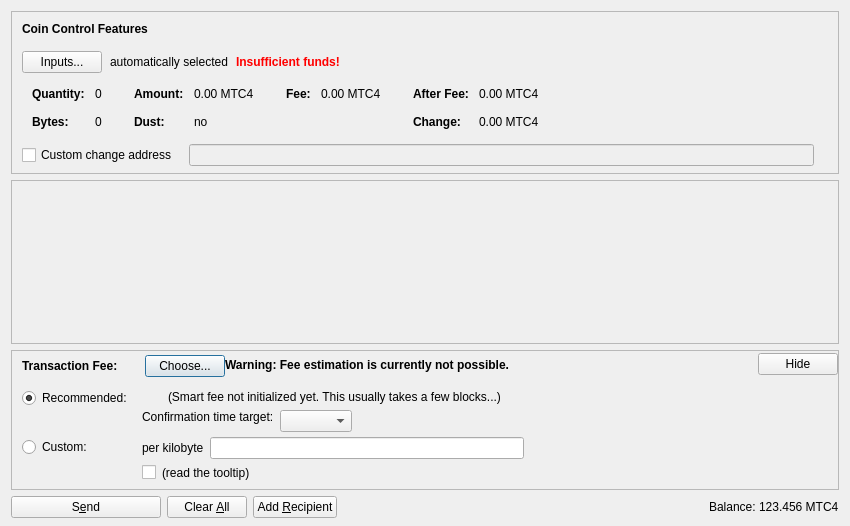
<?xml version="1.0" encoding="UTF-8"?>
<ui version="4.0">
 <class>SendCoinsDialog</class>
 <widget class="QDialog" name="SendCoinsDialog">
  <property name="geometry">
   <rect>
    <x>0</x>
    <y>0</y>
    <width>850</width>
    <height>526</height>
   </rect>
  </property>
  <property name="windowTitle">
   <string>Send Coins</string>
  </property>
  <layout class="QVBoxLayout" name="verticalLayout" stretch="0,1,0,0">
   <property name="bottomMargin">
    <number>8</number>
   </property>
   <item>
    <widget class="QFrame" name="frameCoinControl">
     <property name="sizePolicy">
      <sizepolicy hsizetype="Expanding" vsizetype="Expanding">
       <horstretch>0</horstretch>
       <verstretch>0</verstretch>
      </sizepolicy>
     </property>
     <property name="maximumSize">
      <size>
       <width>16777215</width>
       <height>16777215</height>
      </size>
     </property>
     <property name="frameShape">
      <enum>QFrame::StyledPanel</enum>
     </property>
     <property name="frameShadow">
      <enum>QFrame::Sunken</enum>
     </property>
     <layout class="QVBoxLayout" name="verticalLayoutCoinControl2">
      <property name="spacing">
       <number>0</number>
      </property>
      <property name="leftMargin">
       <number>0</number>
      </property>
      <property name="topMargin">
       <number>0</number>
      </property>
      <property name="rightMargin">
       <number>0</number>
      </property>
      <property name="bottomMargin">
       <number>6</number>
      </property>
      <item>
       <layout class="QVBoxLayout" name="verticalLayoutCoinControl" stretch="0,0,0,0,1">
        <property name="spacing">
         <number>0</number>
        </property>
        <property name="leftMargin">
         <number>10</number>
        </property>
        <property name="topMargin">
         <number>10</number>
        </property>
        <item>
         <layout class="QHBoxLayout" name="horizontalLayoutCoinControl1">
          <property name="bottomMargin">
           <number>15</number>
          </property>
          <item>
           <widget class="QLabel" name="labelCoinControlFeatures">
            <property name="sizePolicy">
             <sizepolicy hsizetype="Preferred" vsizetype="Maximum">
              <horstretch>0</horstretch>
              <verstretch>0</verstretch>
             </sizepolicy>
            </property>
            <property name="font">
             <font>
              <weight>75</weight>
              <bold>true</bold>
             </font>
            </property>
            <property name="styleSheet">
             <string notr="true">font-weight:bold;</string>
            </property>
            <property name="text">
             <string>Coin Control Features</string>
            </property>
           </widget>
          </item>
         </layout>
        </item>
        <item>
         <layout class="QHBoxLayout" name="horizontalLayoutCoinControl2" stretch="0,0,0,0">
          <property name="spacing">
           <number>8</number>
          </property>
          <property name="bottomMargin">
           <number>10</number>
          </property>
          <item>
           <widget class="QPushButton" name="pushButtonCoinControl">
            <property name="styleSheet">
             <string notr="true"/>
            </property>
            <property name="text">
             <string>Inputs...</string>
            </property>
            <property name="autoDefault">
             <bool>false</bool>
            </property>
           </widget>
          </item>
          <item>
           <widget class="QLabel" name="labelCoinControlAutomaticallySelected">
            <property name="text">
             <string>automatically selected</string>
            </property>
            <property name="margin">
             <number>5</number>
            </property>
           </widget>
          </item>
          <item>
           <widget class="QLabel" name="labelCoinControlInsuffFunds">
            <property name="font">
             <font>
              <weight>75</weight>
              <bold>true</bold>
             </font>
            </property>
            <property name="styleSheet">
             <string notr="true">color:red;font-weight:bold;</string>
            </property>
            <property name="text">
             <string>Insufficient funds!</string>
            </property>
            <property name="margin">
             <number>5</number>
            </property>
           </widget>
          </item>
          <item>
           <spacer name="horizontalSpacerCoinControl">
            <property name="orientation">
             <enum>Qt::Horizontal</enum>
            </property>
            <property name="sizeHint" stdset="0">
             <size>
              <width>40</width>
              <height>1</height>
             </size>
            </property>
           </spacer>
          </item>
         </layout>
        </item>
        <item>
         <widget class="QWidget" name="widgetCoinControl" native="true">
          <property name="sizePolicy">
           <sizepolicy hsizetype="Preferred" vsizetype="Preferred">
            <horstretch>0</horstretch>
            <verstretch>0</verstretch>
           </sizepolicy>
          </property>
          <property name="minimumSize">
           <size>
            <width>0</width>
            <height>0</height>
           </size>
          </property>
          <property name="styleSheet">
           <string notr="true"/>
          </property>
          <layout class="QHBoxLayout" name="horizontalLayoutCoinControl5">
           <property name="leftMargin">
            <number>0</number>
           </property>
           <property name="topMargin">
            <number>0</number>
           </property>
           <property name="rightMargin">
            <number>0</number>
           </property>
           <property name="bottomMargin">
            <number>0</number>
           </property>
           <item>
            <layout class="QHBoxLayout" name="horizontalLayoutCoinControl3" stretch="0,0,0,1">
             <property name="spacing">
              <number>20</number>
             </property>
             <property name="topMargin">
              <number>0</number>
             </property>
             <property name="bottomMargin">
              <number>10</number>
             </property>
             <item>
              <layout class="QFormLayout" name="formLayoutCoinControl1">
               <property name="horizontalSpacing">
                <number>10</number>
               </property>
               <property name="verticalSpacing">
                <number>14</number>
               </property>
               <property name="leftMargin">
                <number>10</number>
               </property>
               <property name="topMargin">
                <number>4</number>
               </property>
               <property name="rightMargin">
                <number>6</number>
               </property>
               <item row="0" column="0">
                <widget class="QLabel" name="labelCoinControlQuantityText">
                 <property name="font">
                  <font>
                   <weight>75</weight>
                   <bold>true</bold>
                  </font>
                 </property>
                 <property name="text">
                  <string>Quantity:</string>
                 </property>
                 <property name="margin">
                  <number>0</number>
                 </property>
                </widget>
               </item>
               <item row="0" column="1">
                <widget class="QLabel" name="labelCoinControlQuantity">
                 <property name="cursor">
                  <cursorShape>IBeamCursor</cursorShape>
                 </property>
                 <property name="contextMenuPolicy">
                  <enum>Qt::ActionsContextMenu</enum>
                 </property>
                 <property name="text">
                  <string notr="true">0</string>
                 </property>
                 <property name="margin">
                  <number>0</number>
                 </property>
                 <property name="textInteractionFlags">
                  <set>Qt::LinksAccessibleByMouse|Qt::TextSelectableByKeyboard|Qt::TextSelectableByMouse</set>
                 </property>
                </widget>
               </item>
               <item row="1" column="0">
                <widget class="QLabel" name="labelCoinControlBytesText">
                 <property name="font">
                  <font>
                   <weight>75</weight>
                   <bold>true</bold>
                  </font>
                 </property>
                 <property name="text">
                  <string>Bytes:</string>
                 </property>
                </widget>
               </item>
               <item row="1" column="1">
                <widget class="QLabel" name="labelCoinControlBytes">
                 <property name="cursor">
                  <cursorShape>IBeamCursor</cursorShape>
                 </property>
                 <property name="contextMenuPolicy">
                  <enum>Qt::ActionsContextMenu</enum>
                 </property>
                 <property name="text">
                  <string notr="true">0</string>
                 </property>
                 <property name="textInteractionFlags">
                  <set>Qt::LinksAccessibleByMouse|Qt::TextSelectableByKeyboard|Qt::TextSelectableByMouse</set>
                 </property>
                </widget>
               </item>
              </layout>
             </item>
             <item>
              <layout class="QFormLayout" name="formLayoutCoinControl2">
               <property name="horizontalSpacing">
                <number>10</number>
               </property>
               <property name="verticalSpacing">
                <number>14</number>
               </property>
               <property name="leftMargin">
                <number>6</number>
               </property>
               <property name="topMargin">
                <number>4</number>
               </property>
               <property name="rightMargin">
                <number>6</number>
               </property>
               <item row="0" column="0">
                <widget class="QLabel" name="labelCoinControlAmountText">
                 <property name="font">
                  <font>
                   <weight>75</weight>
                   <bold>true</bold>
                  </font>
                 </property>
                 <property name="text">
                  <string>Amount:</string>
                 </property>
                 <property name="margin">
                  <number>0</number>
                 </property>
                </widget>
               </item>
               <item row="0" column="1">
                <widget class="QLabel" name="labelCoinControlAmount">
                 <property name="cursor">
                  <cursorShape>IBeamCursor</cursorShape>
                 </property>
                 <property name="contextMenuPolicy">
                  <enum>Qt::ActionsContextMenu</enum>
                 </property>
                 <property name="text">
                  <string notr="true">0.00 MTC4</string>
                 </property>
                 <property name="textInteractionFlags">
                  <set>Qt::LinksAccessibleByMouse|Qt::TextSelectableByKeyboard|Qt::TextSelectableByMouse</set>
                 </property>
                </widget>
               </item>
               <item row="1" column="0">
                <widget class="QLabel" name="labelCoinControlLowOutputText">
                 <property name="font">
                  <font>
                   <weight>75</weight>
                   <bold>true</bold>
                  </font>
                 </property>
                 <property name="text">
                  <string>Dust:</string>
                 </property>
                </widget>
               </item>
               <item row="1" column="1">
                <widget class="QLabel" name="labelCoinControlLowOutput">
                 <property name="cursor">
                  <cursorShape>IBeamCursor</cursorShape>
                 </property>
                 <property name="contextMenuPolicy">
                  <enum>Qt::ActionsContextMenu</enum>
                 </property>
                 <property name="text">
                  <string notr="true">no</string>
                 </property>
                 <property name="textInteractionFlags">
                  <set>Qt::LinksAccessibleByMouse|Qt::TextSelectableByKeyboard|Qt::TextSelectableByMouse</set>
                 </property>
                </widget>
               </item>
              </layout>
             </item>
             <item>
              <layout class="QFormLayout" name="formLayoutCoinControl3">
               <property name="horizontalSpacing">
                <number>10</number>
               </property>
               <property name="verticalSpacing">
                <number>14</number>
               </property>
               <property name="leftMargin">
                <number>6</number>
               </property>
               <property name="topMargin">
                <number>4</number>
               </property>
               <property name="rightMargin">
                <number>6</number>
               </property>
               <item row="0" column="0">
                <widget class="QLabel" name="labelCoinControlFeeText">
                 <property name="font">
                  <font>
                   <weight>75</weight>
                   <bold>true</bold>
                  </font>
                 </property>
                 <property name="text">
                  <string>Fee:</string>
                 </property>
                 <property name="margin">
                  <number>0</number>
                 </property>
                </widget>
               </item>
               <item row="0" column="1">
                <widget class="QLabel" name="labelCoinControlFee">
                 <property name="cursor">
                  <cursorShape>IBeamCursor</cursorShape>
                 </property>
                 <property name="contextMenuPolicy">
                  <enum>Qt::ActionsContextMenu</enum>
                 </property>
                 <property name="text">
                  <string notr="true">0.00 MTC4</string>
                 </property>
                 <property name="textInteractionFlags">
                  <set>Qt::LinksAccessibleByMouse|Qt::TextSelectableByKeyboard|Qt::TextSelectableByMouse</set>
                 </property>
                </widget>
               </item>
              </layout>
             </item>
             <item>
              <layout class="QFormLayout" name="formLayoutCoinControl4">
               <property name="horizontalSpacing">
                <number>10</number>
               </property>
               <property name="verticalSpacing">
                <number>14</number>
               </property>
               <property name="leftMargin">
                <number>6</number>
               </property>
               <property name="topMargin">
                <number>4</number>
               </property>
               <property name="rightMargin">
                <number>6</number>
               </property>
               <item row="0" column="0">
                <widget class="QLabel" name="labelCoinControlAfterFeeText">
                 <property name="font">
                  <font>
                   <weight>75</weight>
                   <bold>true</bold>
                  </font>
                 </property>
                 <property name="text">
                  <string>After Fee:</string>
                 </property>
                 <property name="margin">
                  <number>0</number>
                 </property>
                </widget>
               </item>
               <item row="0" column="1">
                <widget class="QLabel" name="labelCoinControlAfterFee">
                 <property name="cursor">
                  <cursorShape>IBeamCursor</cursorShape>
                 </property>
                 <property name="contextMenuPolicy">
                  <enum>Qt::ActionsContextMenu</enum>
                 </property>
                 <property name="text">
                  <string notr="true">0.00 MTC4</string>
                 </property>
                 <property name="textInteractionFlags">
                  <set>Qt::LinksAccessibleByMouse|Qt::TextSelectableByKeyboard|Qt::TextSelectableByMouse</set>
                 </property>
                </widget>
               </item>
               <item row="1" column="0">
                <widget class="QLabel" name="labelCoinControlChangeText">
                 <property name="font">
                  <font>
                   <weight>75</weight>
                   <bold>true</bold>
                  </font>
                 </property>
                 <property name="text">
                  <string>Change:</string>
                 </property>
                </widget>
               </item>
               <item row="1" column="1">
                <widget class="QLabel" name="labelCoinControlChange">
                 <property name="cursor">
                  <cursorShape>IBeamCursor</cursorShape>
                 </property>
                 <property name="contextMenuPolicy">
                  <enum>Qt::ActionsContextMenu</enum>
                 </property>
                 <property name="text">
                  <string notr="true">0.00 MTC4</string>
                 </property>
                 <property name="textInteractionFlags">
                  <set>Qt::LinksAccessibleByMouse|Qt::TextSelectableByKeyboard|Qt::TextSelectableByMouse</set>
                 </property>
                </widget>
               </item>
              </layout>
             </item>
            </layout>
           </item>
          </layout>
         </widget>
        </item>
        <item>
         <layout class="QHBoxLayout" name="horizontalLayoutCoinControl4" stretch="0,0,0">
          <property name="spacing">
           <number>12</number>
          </property>
          <property name="sizeConstraint">
           <enum>QLayout::SetDefaultConstraint</enum>
          </property>
          <property name="topMargin">
           <number>5</number>
          </property>
          <property name="rightMargin">
           <number>5</number>
          </property>
          <item>
           <widget class="QCheckBox" name="checkBoxCoinControlChange">
            <property name="toolTip">
             <string>If this is activated, but the change address is empty or invalid, change will be sent to a newly generated address.</string>
            </property>
            <property name="text">
             <string>Custom change address</string>
            </property>
           </widget>
          </item>
          <item>
           <widget class="QValidatedLineEdit" name="lineEditCoinControlChange">
            <property name="enabled">
             <bool>false</bool>
            </property>
            <property name="sizePolicy">
             <sizepolicy hsizetype="Expanding" vsizetype="Fixed">
              <horstretch>0</horstretch>
              <verstretch>0</verstretch>
             </sizepolicy>
            </property>
           </widget>
          </item>
          <item>
           <widget class="QLabel" name="labelCoinControlChangeLabel">
            <property name="sizePolicy">
             <sizepolicy hsizetype="Preferred" vsizetype="Expanding">
              <horstretch>0</horstretch>
              <verstretch>0</verstretch>
             </sizepolicy>
            </property>
            <property name="minimumSize">
             <size>
              <width>0</width>
              <height>0</height>
             </size>
            </property>
            <property name="text">
             <string/>
            </property>
            <property name="margin">
             <number>3</number>
            </property>
           </widget>
          </item>
         </layout>
        </item>
        <item>
         <spacer name="verticalSpacerCoinControl">
          <property name="orientation">
           <enum>Qt::Vertical</enum>
          </property>
          <property name="sizeHint" stdset="0">
           <size>
            <width>800</width>
            <height>1</height>
           </size>
          </property>
         </spacer>
        </item>
       </layout>
      </item>
     </layout>
    </widget>
   </item>
   <item>
    <widget class="QScrollArea" name="scrollArea">
     <property name="widgetResizable">
      <bool>true</bool>
     </property>
     <widget class="QWidget" name="scrollAreaWidgetContents">
      <property name="geometry">
       <rect>
        <x>0</x>
        <y>0</y>
        <width>830</width>
        <height>104</height>
       </rect>
      </property>
      <layout class="QVBoxLayout" name="verticalLayout_2" stretch="0,1">
       <property name="leftMargin">
        <number>0</number>
       </property>
       <property name="topMargin">
        <number>0</number>
       </property>
       <property name="rightMargin">
        <number>0</number>
       </property>
       <property name="bottomMargin">
        <number>0</number>
       </property>
       <item>
        <layout class="QVBoxLayout" name="entries">
         <property name="spacing">
          <number>6</number>
         </property>
        </layout>
       </item>
       <item>
        <spacer name="verticalSpacer">
         <property name="orientation">
          <enum>Qt::Vertical</enum>
         </property>
         <property name="sizeHint" stdset="0">
          <size>
           <width>20</width>
           <height>40</height>
          </size>
         </property>
        </spacer>
       </item>
      </layout>
     </widget>
    </widget>
   </item>
   <item>
    <widget class="QFrame" name="frameFee">
     <property name="sizePolicy">
      <sizepolicy hsizetype="Expanding" vsizetype="Expanding">
       <horstretch>0</horstretch>
       <verstretch>0</verstretch>
      </sizepolicy>
     </property>
     <property name="maximumSize">
      <size>
       <width>16777215</width>
       <height>16777215</height>
      </size>
     </property>
     <property name="frameShape">
      <enum>QFrame::StyledPanel</enum>
     </property>
     <property name="frameShadow">
      <enum>QFrame::Sunken</enum>
     </property>
     <layout class="QVBoxLayout" name="verticalLayoutFee1">
      <property name="spacing">
       <number>0</number>
      </property>
      <property name="leftMargin">
       <number>0</number>
      </property>
      <property name="topMargin">
       <number>0</number>
      </property>
      <property name="rightMargin">
       <number>0</number>
      </property>
      <property name="bottomMargin">
       <number>0</number>
      </property>
      <item>
       <layout class="QVBoxLayout" name="verticalLayoutFee2" stretch="0,0,0">
        <property name="spacing">
         <number>0</number>
        </property>
        <property name="leftMargin">
         <number>10</number>
        </property>
        <property name="topMargin">
         <number>0</number>
        </property>
        <item>
         <layout class="QHBoxLayout" name="horizontalLayoutFee1">
          <property name="bottomMargin">
           <number>0</number>
          </property>
          <item>
           <layout class="QVBoxLayout" name="verticalLayoutFee7">
            <property name="spacing">
             <number>0</number>
            </property>
            <item>
             <spacer name="verticalSpacerSmartFee">
              <property name="orientation">
               <enum>Qt::Vertical</enum>
              </property>
              <property name="sizeType">
               <enum>QSizePolicy::Fixed</enum>
              </property>
              <property name="sizeHint" stdset="0">
               <size>
                <width>1</width>
                <height>4</height>
               </size>
              </property>
             </spacer>
            </item>
            <item>
             <layout class="QHBoxLayout" name="horizontalLayoutSmartFee">
              <property name="spacing">
               <number>10</number>
              </property>
              <item>
               <widget class="QLabel" name="labelFeeHeadline">
                <property name="sizePolicy">
                 <sizepolicy hsizetype="Preferred" vsizetype="Maximum">
                  <horstretch>0</horstretch>
                  <verstretch>0</verstretch>
                 </sizepolicy>
                </property>
                <property name="font">
                 <font>
                  <weight>75</weight>
                  <bold>true</bold>
                 </font>
                </property>
                <property name="styleSheet">
                 <string notr="true">font-weight:bold;</string>
                </property>
                <property name="text">
                 <string>Transaction Fee:</string>
                </property>
               </widget>
              </item>
              <item>
               <widget class="QLabel" name="labelFeeMinimized">
                <property name="text">
                 <string/>
                </property>
               </widget>
              </item>
              <item>
               <widget class="QPushButton" name="buttonChooseFee">
                <property name="text">
                 <string>Choose...</string>
                </property>
               </widget>
              </item>
             </layout>
            </item>
            <item>
             <spacer name="verticalSpacer_5">
              <property name="orientation">
               <enum>Qt::Vertical</enum>
              </property>
              <property name="sizeHint" stdset="0">
               <size>
                <width>1</width>
                <height>1</height>
               </size>
              </property>
             </spacer>
            </item>
           </layout>
          </item>
          <item>
           <widget class="QLabel" name="fallbackFeeWarningLabel">
            <property name="toolTip">
             <string>Using the fallbackfee can result in sending a transaction that will take several hours or days (or never) to confirm. Consider choosing your fee manually or wait until you have validated the complete chain.</string>
            </property>
            <property name="font">
            <font>
                <weight>75</weight>
                <bold>true</bold>
            </font>
            </property>
            <property name="text">
             <string>Warning: Fee estimation is currently not possible.</string>
            </property>
            <property name="wordWrap">
             <bool>false</bool>
            </property>
           </widget>
          </item>
          <item>
           <spacer name="horizontalSpacer_4">
            <property name="orientation">
             <enum>Qt::Horizontal</enum>
            </property>
            <property name="sizeType">
             <enum>QSizePolicy::MinimumExpanding</enum>
            </property>
            <property name="sizeHint" stdset="0">
             <size>
              <width>40</width>
              <height>20</height>
             </size>
            </property>
           </spacer>
          </item>
          <item>
           <widget class="QPushButton" name="buttonMinimizeFee">
            <property name="toolTip">
             <string>collapse fee-settings</string>
            </property>
            <property name="text">
             <string>Hide</string>
            </property>
           </widget>
          </item>
         </layout>
        </item>
        <item>
         <widget class="QFrame" name="frameFeeSelection">
          <layout class="QVBoxLayout" name="verticalLayoutFee12">
           <property name="spacing">
            <number>0</number>
           </property>
           <property name="leftMargin">
            <number>0</number>
           </property>
           <property name="topMargin">
            <number>0</number>
           </property>
           <property name="rightMargin">
            <number>0</number>
           </property>
           <property name="bottomMargin">
            <number>0</number>
           </property>
           <item>
            <layout class="QGridLayout" name="gridLayoutFee">
             <property name="topMargin">
              <number>10</number>
             </property>
             <property name="bottomMargin">
              <number>4</number>
             </property>
             <property name="horizontalSpacing">
              <number>10</number>
             </property>
             <property name="verticalSpacing">
              <number>4</number>
             </property>
             <item row="1" column="1">
              <layout class="QVBoxLayout" name="verticalLayoutFee8">
               <property name="spacing">
                <number>6</number>
               </property>
               <item>
                <layout class="QHBoxLayout" name="horizontalLayoutFee13">
                 <item>
                  <widget class="QLabel" name="labelCustomPerKilobyte">
                   <property name="toolTip">
                    <string>If the custom fee is set to 1000 satoshis and the transaction is only 250 bytes, then &quot;per kilobyte&quot; only pays 250 satoshis in fee, while &quot;total at least&quot; pays 1000 satoshis. For transactions bigger than a kilobyte both pay by kilobyte.</string>
                   </property>
                   <property name="text">
                    <string>per kilobyte</string>
                   </property>
                  </widget>
                 </item>
                 <item>
                  <widget class="BitcoinAmountField" name="customFee"/>
                 </item>
                 <item>
                  <spacer name="horizontalSpacer_6">
                   <property name="orientation">
                    <enum>Qt::Horizontal</enum>
                   </property>
                   <property name="sizeHint" stdset="0">
                    <size>
                     <width>1</width>
                     <height>1</height>
                    </size>
                   </property>
                  </spacer>
                 </item>
                </layout>
               </item>
               <item>
                <layout class="QHBoxLayout" name="horizontalLayoutFee8">
                 <item>
                  <widget class="QCheckBox" name="checkBoxMinimumFee">
                   <property name="toolTip">
                    <string>Paying only the minimum fee is just fine as long as there is less transaction volume than space in the blocks. But be aware that this can end up in a never confirming transaction once there is more demand for mtc4ei transactions than the network can process.</string>
                   </property>
                   <property name="text">
                    <string/>
                   </property>
                  </widget>
                 </item>
                 <item>
                  <widget class="QLabel" name="labelMinFeeWarning">
                   <property name="enabled">
                    <bool>true</bool>
                   </property>
                   <property name="toolTip">
                    <string>Paying only the minimum fee is just fine as long as there is less transaction volume than space in the blocks. But be aware that this can end up in a never confirming transaction once there is more demand for mtc4ei transactions than the network can process.</string>
                   </property>
                   <property name="text">
                    <string>(read the tooltip)</string>
                   </property>
                   <property name="margin">
                    <number>5</number>
                   </property>
                  </widget>
                 </item>
                 <item>
                  <spacer name="horizontalSpacer_2">
                   <property name="orientation">
                    <enum>Qt::Horizontal</enum>
                   </property>
                   <property name="sizeHint" stdset="0">
                    <size>
                     <width>1</width>
                     <height>1</height>
                    </size>
                   </property>
                  </spacer>
                 </item>
                </layout>
               </item>
              </layout>
             </item>
             <item row="0" column="0">
              <layout class="QVBoxLayout" name="verticalLayoutFee4" stretch="0,1">
               <item>
                <widget class="QRadioButton" name="radioSmartFee">
                 <property name="text">
                  <string>Recommended:</string>
                 </property>
                 <property name="checked">
                  <bool>true</bool>
                 </property>
                 <attribute name="buttonGroup">
                  <string notr="true">groupFee</string>
                 </attribute>
                </widget>
               </item>
               <item>
                <spacer name="verticalSpacer_2">
                 <property name="orientation">
                  <enum>Qt::Vertical</enum>
                 </property>
                 <property name="sizeHint" stdset="0">
                  <size>
                   <width>1</width>
                   <height>1</height>
                  </size>
                 </property>
                </spacer>
               </item>
              </layout>
             </item>
             <item row="1" column="0">
              <layout class="QVBoxLayout" name="verticalLayoutFee9" stretch="0,1">
               <item>
                <widget class="QRadioButton" name="radioCustomFee">
                 <property name="text">
                  <string>Custom:</string>
                 </property>
                 <attribute name="buttonGroup">
                  <string notr="true">groupFee</string>
                 </attribute>
                </widget>
               </item>
               <item>
                <spacer name="verticalSpacer_6">
                 <property name="orientation">
                  <enum>Qt::Vertical</enum>
                 </property>
                 <property name="sizeHint" stdset="0">
                  <size>
                   <width>1</width>
                   <height>1</height>
                  </size>
                 </property>
                </spacer>
               </item>
              </layout>
             </item>
             <item row="0" column="1">
              <layout class="QVBoxLayout" name="verticalLayoutFee3" stretch="0,0,1">
               <property name="spacing">
                <number>6</number>
               </property>
               <property name="topMargin">
                <number>2</number>
               </property>
               <item>
                <layout class="QHBoxLayout" name="horizontalLayoutFee12">
                 <item>
                  <widget class="QLabel" name="labelSmartFee">
                   <property name="text">
                    <string/>
                   </property>
                   <property name="margin">
                    <number>2</number>
                   </property>
                  </widget>
                 </item>
                 <item>
                  <widget class="QLabel" name="labelFeeEstimation">
                   <property name="text">
                    <string/>
                   </property>
                  </widget>
                 </item>
                 <item>
                  <widget class="QLabel" name="labelSmartFee2">
                   <property name="text">
                    <string>(Smart fee not initialized yet. This usually takes a few blocks...)</string>
                   </property>
                   <property name="margin">
                    <number>2</number>
                   </property>
                  </widget>
                 </item>
                 <item>
                  <spacer name="horizontalSpacer_5">
                   <property name="orientation">
                    <enum>Qt::Horizontal</enum>
                   </property>
                   <property name="sizeHint" stdset="0">
                    <size>
                     <width>1</width>
                     <height>1</height>
                    </size>
                   </property>
                  </spacer>
                 </item>
                </layout>
               </item>
               <item>
                <layout class="QHBoxLayout" name="horizontalLayoutFee9">
                 <item>
                  <layout class="QVBoxLayout" name="verticalLayoutFee6">
                   <item>
                    <widget class="QLabel" name="labelSmartFee3">
                     <property name="text">
                      <string>Confirmation time target:</string>
                     </property>
                     <property name="margin">
                      <number>2</number>
                     </property>
                    </widget>
                   </item>
                   <item>
                    <spacer name="verticalSpacer_3">
                     <property name="orientation">
                      <enum>Qt::Vertical</enum>
                     </property>
                     <property name="sizeHint" stdset="0">
                      <size>
                       <width>1</width>
                       <height>1</height>
                      </size>
                     </property>
                    </spacer>
                   </item>
                  </layout>
                 </item>
                 <item>
                  <layout class="QVBoxLayout" name="verticalLayoutFee5">
                   <property name="rightMargin">
                    <number>30</number>
                   </property>
                   <item>
                    <layout class="QHBoxLayout" name="horizontalLayoutConfTarget">
                     <property name="bottomMargin">
                      <number>0</number>
                     </property>
                     <item>
                      <widget class="QComboBox" name="confTargetSelector"/>
                     </item>
                     <item>
                      <spacer name="horizontalSpacerConfTarget">
                       <property name="orientation">
                        <enum>Qt::Horizontal</enum>
                       </property>
                       <property name="sizeHint" stdset="0">
                        <size>
                         <width>40</width>
                         <height>20</height>
                        </size>
                       </property>
                      </spacer>
                     </item>
                    </layout>
                   </item>
                  </layout>
                 </item>
                </layout>
               </item>
               <item>
                <spacer name="verticalSpacer_4">
                 <property name="orientation">
                  <enum>Qt::Vertical</enum>
                 </property>
                 <property name="sizeHint" stdset="0">
                  <size>
                   <width>1</width>
                   <height>1</height>
                  </size>
                 </property>
                </spacer>
               </item>
              </layout>
             </item>
            </layout>
           </item>
          </layout>
         </widget>
        </item>
        <item>
         <spacer name="verticalSpacerFee">
          <property name="orientation">
           <enum>Qt::Vertical</enum>
          </property>
          <property name="sizeHint" stdset="0">
           <size>
            <width>40</width>
            <height>5</height>
           </size>
          </property>
         </spacer>
        </item>
       </layout>
      </item>
     </layout>
    </widget>
   </item>
   <item>
    <layout class="QHBoxLayout" name="horizontalLayout">
     <item>
      <widget class="QPushButton" name="sendButton">
       <property name="minimumSize">
        <size>
         <width>150</width>
         <height>0</height>
        </size>
       </property>
       <property name="toolTip">
        <string>Confirm the send action</string>
       </property>
       <property name="text">
        <string>S&amp;end</string>
       </property>
       <property name="icon">
        <iconset resource="../bitcoin.qrc">
         <normaloff>:/icons/send</normaloff>:/icons/send</iconset>
       </property>
       <property name="autoDefault">
        <bool>false</bool>
       </property>
       <property name="default">
        <bool>false</bool>
       </property>
      </widget>
     </item>
     <item>
      <widget class="QPushButton" name="clearButton">
       <property name="sizePolicy">
        <sizepolicy hsizetype="Minimum" vsizetype="Fixed">
         <horstretch>0</horstretch>
         <verstretch>0</verstretch>
        </sizepolicy>
       </property>
       <property name="toolTip">
        <string>Clear all fields of the form.</string>
       </property>
       <property name="text">
        <string>Clear &amp;All</string>
       </property>
       <property name="icon">
        <iconset resource="../bitcoin.qrc">
         <normaloff>:/icons/remove</normaloff>:/icons/remove</iconset>
       </property>
       <property name="autoDefault">
        <bool>false</bool>
       </property>
      </widget>
     </item>
     <item>
      <widget class="QPushButton" name="addButton">
       <property name="toolTip">
        <string>Send to multiple recipients at once</string>
       </property>
       <property name="text">
        <string>Add &amp;Recipient</string>
       </property>
       <property name="icon">
        <iconset resource="../bitcoin.qrc">
         <normaloff>:/icons/add</normaloff>:/icons/add</iconset>
       </property>
       <property name="autoDefault">
        <bool>false</bool>
       </property>
      </widget>
     </item>
     <item>
      <spacer name="horizontalSpacer">
       <property name="orientation">
        <enum>Qt::Horizontal</enum>
       </property>
       <property name="sizeHint" stdset="0">
        <size>
         <width>40</width>
         <height>20</height>
        </size>
       </property>
      </spacer>
     </item>
     <item>
      <layout class="QHBoxLayout" name="horizontalLayout_2">
       <property name="spacing">
        <number>3</number>
       </property>
       <item>
        <widget class="QLabel" name="label">
         <property name="sizePolicy">
          <sizepolicy hsizetype="Preferred" vsizetype="Fixed">
           <horstretch>0</horstretch>
           <verstretch>0</verstretch>
          </sizepolicy>
         </property>
         <property name="text">
          <string>Balance:</string>
         </property>
        </widget>
       </item>
       <item>
        <widget class="QLabel" name="labelBalance">
         <property name="sizePolicy">
          <sizepolicy hsizetype="Preferred" vsizetype="Fixed">
           <horstretch>0</horstretch>
           <verstretch>0</verstretch>
          </sizepolicy>
         </property>
         <property name="cursor">
          <cursorShape>IBeamCursor</cursorShape>
         </property>
         <property name="text">
          <string notr="true">123.456 MTC4</string>
         </property>
         <property name="textInteractionFlags">
          <set>Qt::LinksAccessibleByMouse|Qt::TextSelectableByKeyboard|Qt::TextSelectableByMouse</set>
         </property>
        </widget>
       </item>
      </layout>
     </item>
    </layout>
   </item>
  </layout>
 </widget>
 <customwidgets>
  <customwidget>
   <class>QValidatedLineEdit</class>
   <extends>QLineEdit</extends>
   <header>qvalidatedlineedit.h</header>
  </customwidget>
  <customwidget>
   <class>BitcoinAmountField</class>
   <extends>QLineEdit</extends>
   <header>bitcoinamountfield.h</header>
   <container>1</container>
  </customwidget>
 </customwidgets>
 <resources>
  <include location="../bitcoin.qrc"/>
 </resources>
 <connections/>
 <buttongroups>
  <buttongroup name="groupFee"/>
 </buttongroups>
</ui>
